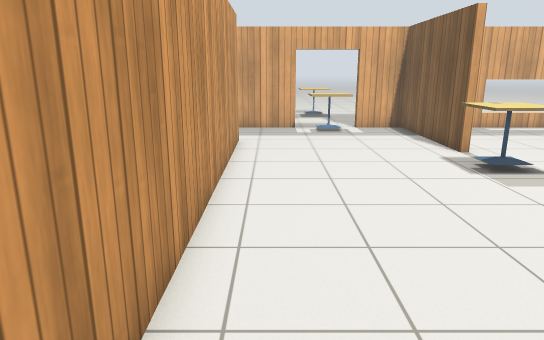
[1] (above)

22 first-person views from a walk through a robot-simulator world made for Gazebo. The camera is 1.3 m above the floor, tilts 14° down and sees 70° across. The floor is counted in squares, 0.5 m on a side. Each view is taken from the middle of a square. On the plan, view 1 faces up. The plan holds only what a view shows up to about 20 squares ahead; the rest is blank. Simple patterns stand in for the simulator's built-in surfaces.

[2]
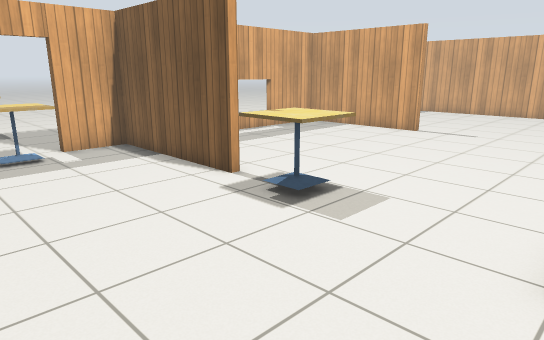

[3]
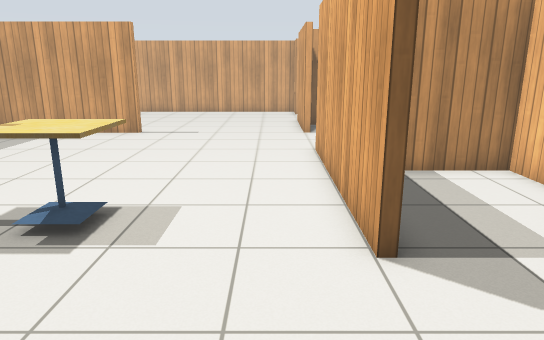

[4]
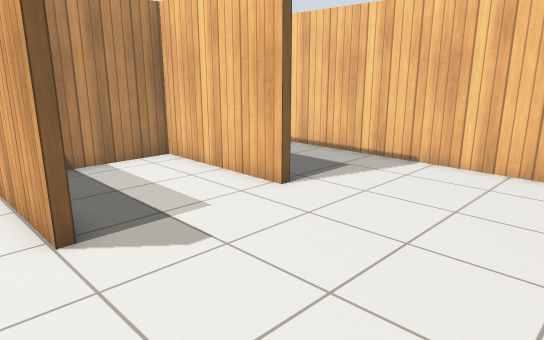

[5]
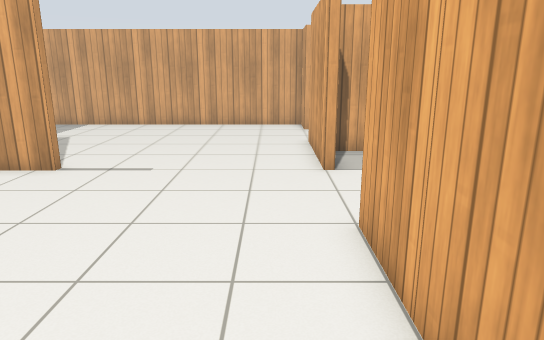

[6]
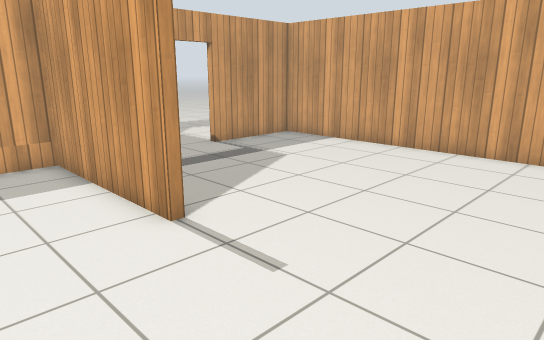

[7]
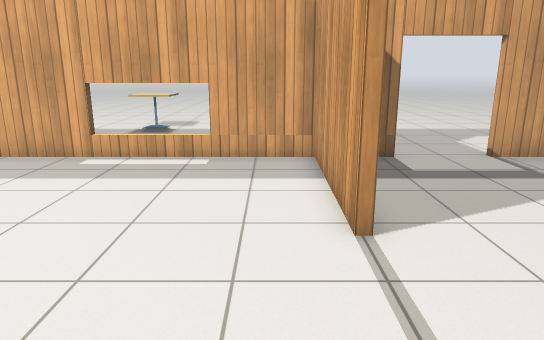

[8]
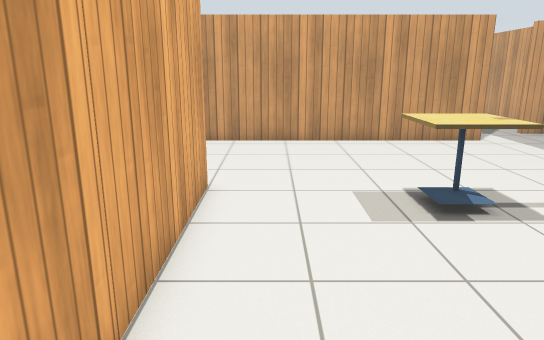

[9]
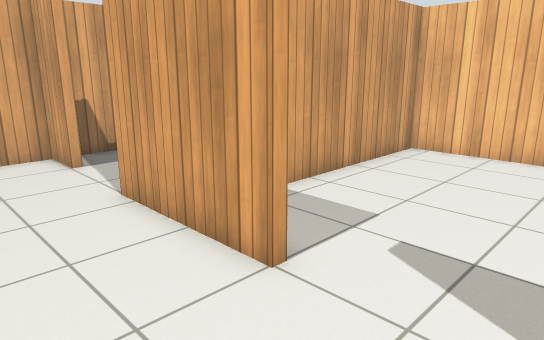

[10]
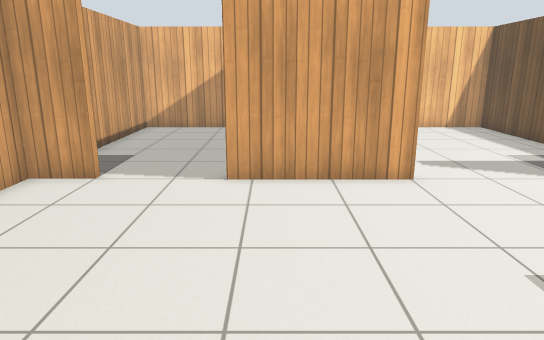

[11]
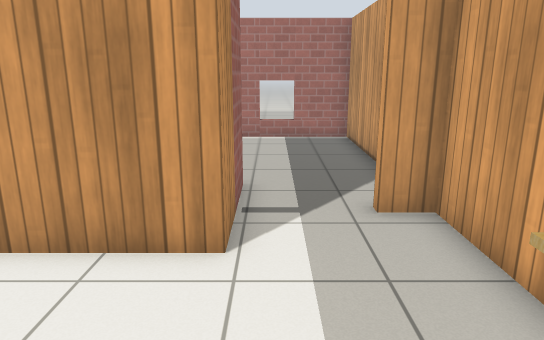

[12]
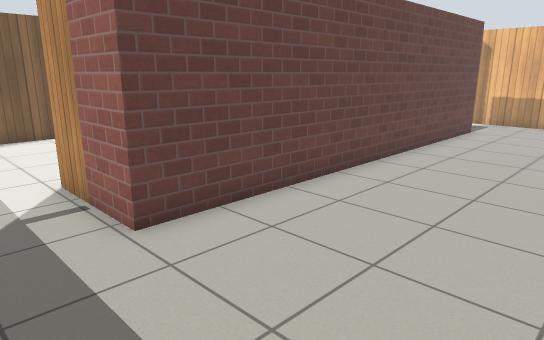

[13]
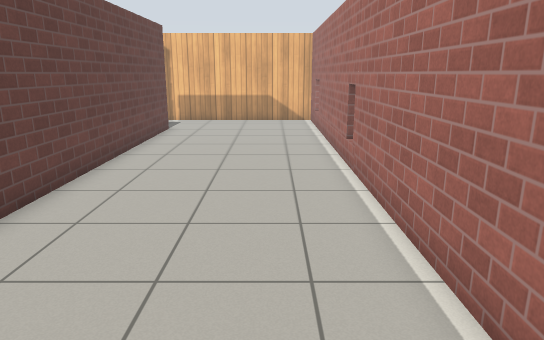

[14]
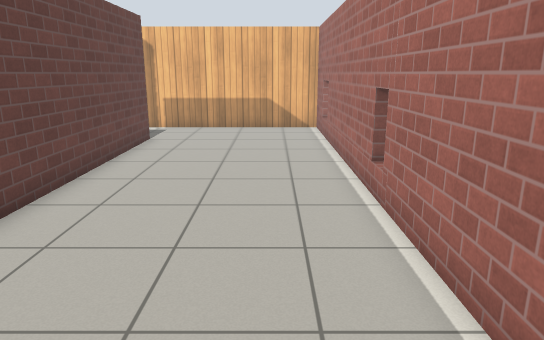

[15]
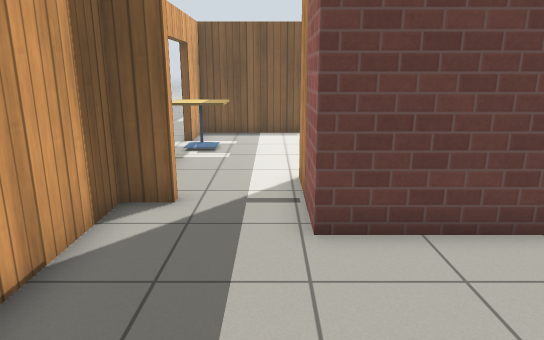

[16]
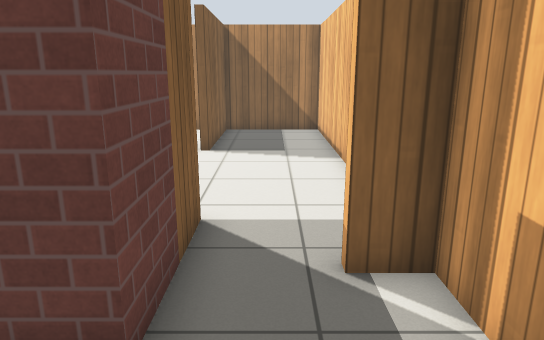

[17]
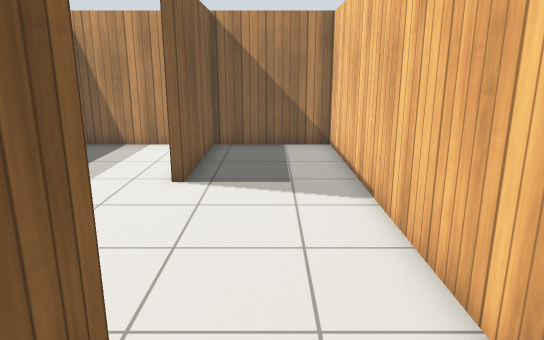

[18]
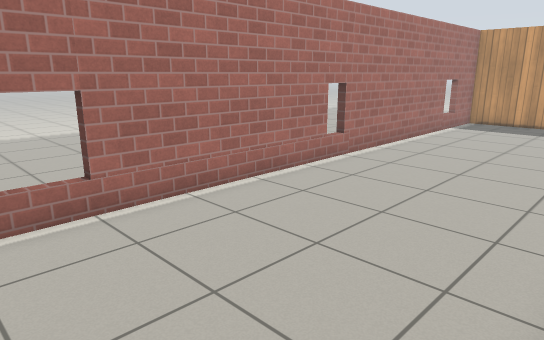

[19]
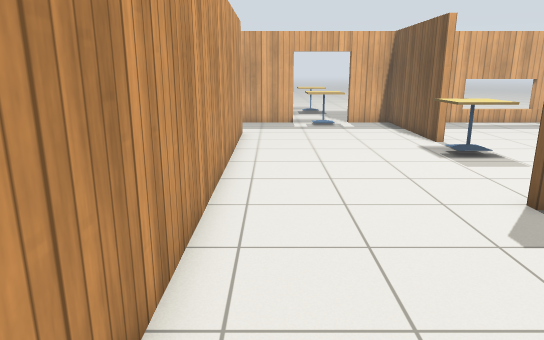

[20]
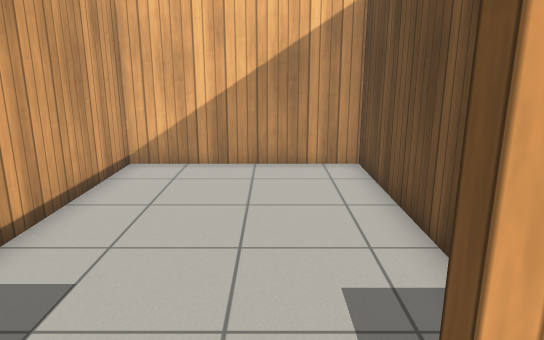

[21]
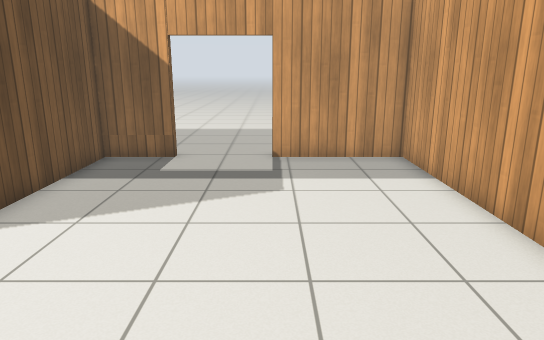

[22]
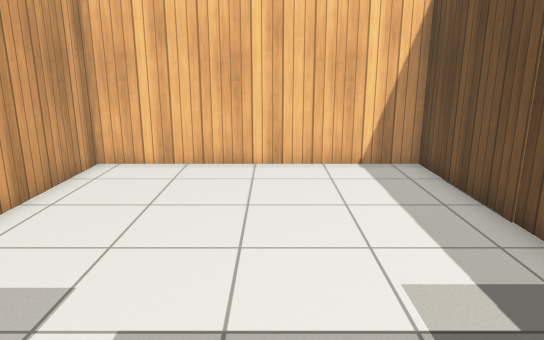

### Floor plan
Points are (right, up) in squares from view 1. A wall is a line through its corners. A room is listed if a view was taken in it or the views show most of it. See-through windows are left out.
Room 1 (views 1, 2, 3, 4, 5, 6, 7, 8, 9, 10, 11, 19, 20, 21, 22)
walls: (6.7, 12.9) (6.4, 12.9) (6.4, 19.1) (4.4, 19.1); (5.1, 5.5) (13.4, 5.5); (17.7, 12.9) (17.4, 12.9) (17.4, 19.1) (7.3, 19.1); (17.4, 5.5) (22.3, 5.5); (5.1, 0.5) (10.4, 0.5) (10.4, 5); (1.3, 19.1) (-3.1, 19.1) (-3.1, 18); (20, 19.1) (17.7, 19.1) (17.7, 14.2); (-1.2, -0.7) (-3.6, -0.7); (-3.3, 18) (-3.3, 19.1) (-5.5, 19.1); (-5, 15.3) (-1.3, 15.3) (-1.3, -0.4); (25.4, 5.5) (27.2, 5.5) (27.2, 19.1) (23, 19.1); (-1.4, -4.2) (10.4, -4.2) (10.4, 0.2) (5.1, 0.2); (-3.3, -3) (-2.9, -3)
ways out: opening at (-6, 17) to room 2; opening at (-4, -1.5) to room 2; opening at (15.5, 5) to room 3; opening at (24, 5) to room 4; open door at (21.5, 19); gap at (1, 19)
objects: cafe table (2, 18) to (4, 19); cafe table (6, 10) to (7, 11)
Room 2 (views 12, 13, 14, 15, 16, 17, 18)
walls: (-3.6, -0.7) (-5, -0.7) (-5, 15.3); (-5.5, 19.1) (-12.2, 19.1) (-12.2, -4.2) (-3.3, -4.2) (-3.3, -3)
ways out: opening at (-6, 17) to room 1; opening at (-4, -1.5) to room 1
Room 3 (no view inside)
walls: (10.7, 1.3) (10.7, -4.2) (20.1, -4.2) (20.1, 5); (17.4, 5.1) (17.4, 5.5)
ways out: opening at (15.5, 5) to room 1
Room 4 (no view inside)
walls: (20.4, 1.9) (20.4, -4.2) (27.2, -4.2) (27.2, 1.5); (27.2, 3.4) (27.2, 4.6)
ways out: opening at (24, 5) to room 1

Positions as (right, up) in squares from view 1, and headings:
1: (0, 0), facing up
2: (0, 5), facing up-right
3: (0, 7), facing right
4: (-1, 7), facing down-right
5: (7, 7), facing right
6: (14, 7), facing up-right
7: (16, 7), facing up
8: (14, 7), facing left
9: (14, 9), facing down-right
10: (21, 15), facing down
11: (4, 16), facing left
12: (-11, 18), facing down-right
13: (-10, 18), facing down
14: (-10, 15), facing down
15: (-11, 16), facing right
16: (-8, -2), facing right
17: (-4, -2), facing right
18: (-5, -3), facing up-left
19: (0, -2), facing up
20: (23, 7), facing down
21: (23, 7), facing up
22: (15, 7), facing down
